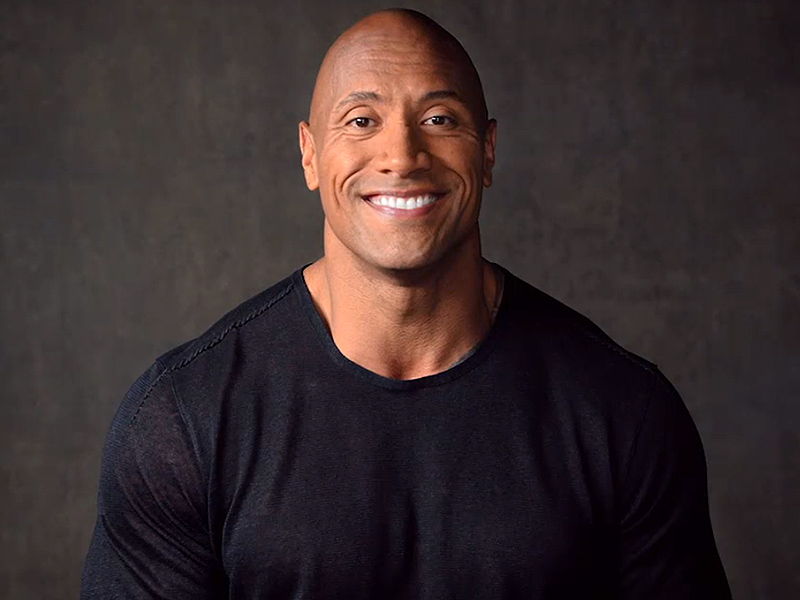
#> input picture Assets/therock.jpg, 800 x 600 px
$ python ImageSmileDetection.py
#> lines starting #> are read from the running program, lines starting #| are printed output that depends on the picture; after the words box and inside, x2 and y2 are one past the last pixel; in counts of white or black regions, pixels touching at a corner belong together

# Libraries required to run the script
import cv2

trained_smile_data = cv2.CascadeClassifier('HaarcascadeFiles/Smile.xml')
trained_face_data = cv2.CascadeClassifier(
    'HaarcascadeFiles/haarcascade_frontalface_default.xml')

# choose the image to detect the face in
img = cv2.imread('Assets/therock.jpg')
#> img is the input picture: shape (600, 800, 3); mean B, G, R 46, 45, 56.9


# the next line converts the img to a grayscale image
grayscaled_img = cv2.cvtColor(img, cv2.COLOR_BGRA2GRAY)
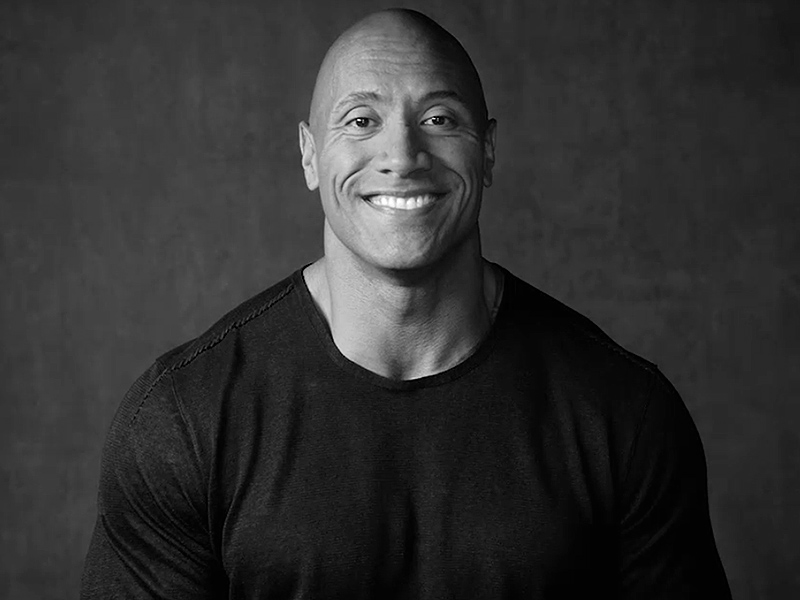
#> grayscaled_img: shape (600, 800); min 0, max 255, mean 48.7

# passing the image to the haar cascade algorithm
face_coordinates = trained_face_data.detectMultiScale(grayscaled_img)
#> face_coordinates = [[291, 47, 190, 190]]


for cell in face_coordinates:  # this code is used to draw rectangles around multiple faces

    x, y, width, height = cell
    cv2.rectangle(img, (x, y), (x + width, y + height), (0, 255, 0), 2)
    croped_face = img[y:y+height, x:x+width]

    font = cv2.FONT_HERSHEY_SIMPLEX
    # the last argument is optional
    FaceText = cv2.putText(
        img, 'Face', (x, y - 10), font, 0.7, (0, 0, 0), 2, cv2.LINE_AA)

    grayscaled_face = cv2.cvtColor(croped_face, cv2.COLOR_BGRA2GRAY)

    smile_coordinates = trained_smile_data.detectMultiScale(
        grayscaled_face, scaleFactor=1.7, minNeighbors=20)

    # this nested loop will scan for smiles within the face
    for cell in smile_coordinates:
        a, b, c, d = cell
        cv2.rectangle(croped_face, (a, b), (a + c, b + d), (0, 0, 255), 2)

        SmileText = cv2.putText(
            croped_face, 'Smile', (a, b - 10), font, 0.7, (0, 0, 0), 2, cv2.LINE_AA)
#> this loop made 1 pass
#> (x, y, width, height, font, smile_coordinates) on pass 1: (291, 47, 190, 190, 0, [[59, 127, 104, 52]])
#> pass 1, `croped_face = img[y:y+height, x:x+width]`:
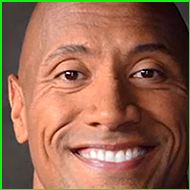
#> croped_face: shape (190, 190, 3); mean B, G, R 78.4, 103.8, 146.5
#> pass 1, `grayscaled_face = cv2.cvtColor(croped_face, cv2.COLOR_BGRA2GRAY)`:
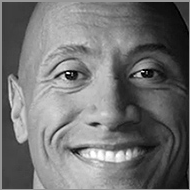
#> grayscaled_face: shape (190, 190); min 0, max 255, mean 113.7
#> after the loop:
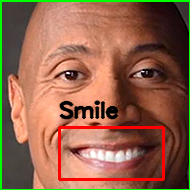
#> croped_face: shape (190, 190, 3); 4.85% of pixels changed, all inside (x1, y1, x2, y2) = (58, 100, 165, 181)
#> after the loop:
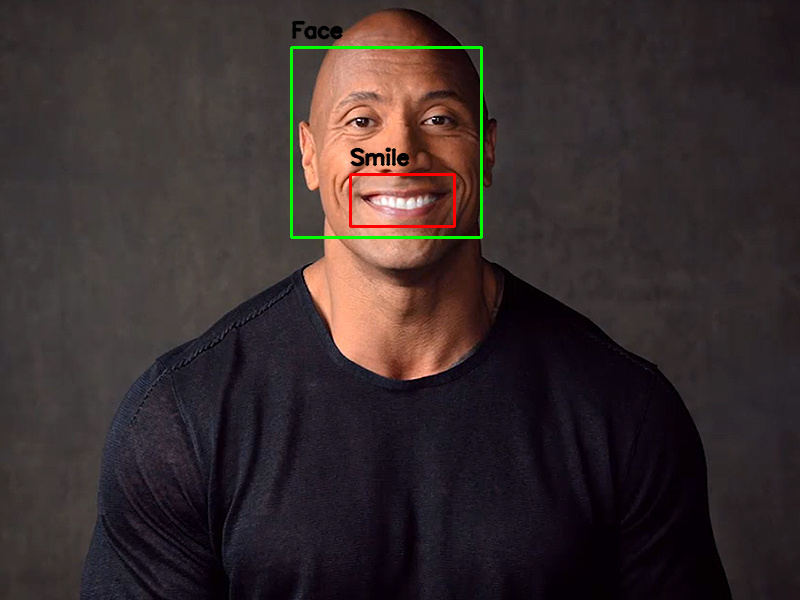
#> img: shape (600, 800, 3); 0.97% of pixels changed, all inside (x1, y1, x2, y2) = (290, 20, 483, 239)

# the following line prompts the display
new_img = cv2.resize(img, (720, 480))  # resized the size of the window
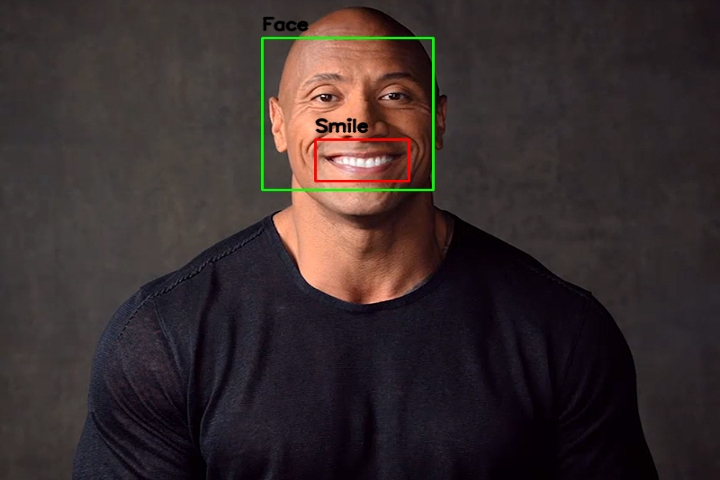
#> new_img: shape (480, 720, 3); mean B, G, R 45.3, 45.4, 56.3
cv2.imshow("Image Smile Detection", new_img)


key = cv2.waitKey()
#> (key Esc is pressed here)

if key == 81 or key == 113:
    cv2.destroyAllWindows()
